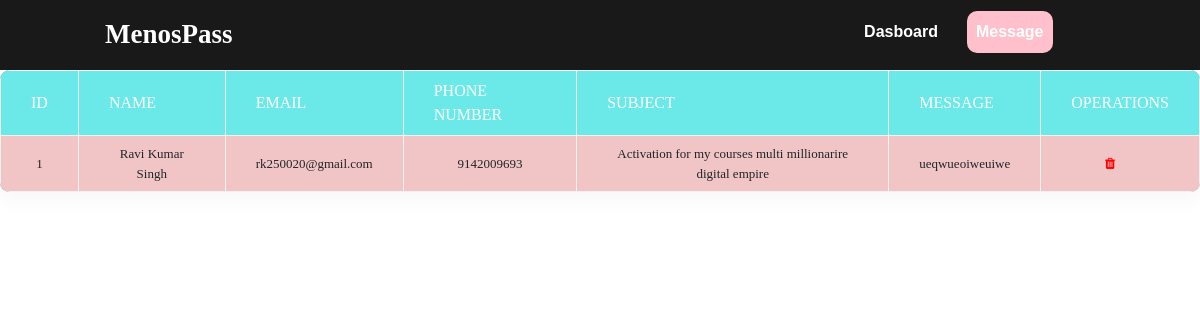
The app's page /admin/show_mess.php (signed in) with its own data.
### tables this page shows
CREATE TABLE `mess` (
  `id` int(11) NOT NULL,
  `name` varchar(250) NOT NULL,
  `email` varchar(250) NOT NULL,
  `number` varchar(25) NOT NULL,
  `subject` varchar(250) NOT NULL,
  `message` varchar(250) NOT NULL
);

### admin/show_mess.php (the view, shortened to what this page needs)
<?php
include "db_conn.php";
?>
<!DOCTYPE html>
<html lang="en">
<head>
    <link rel="stylesheet" type="text/css" href="../main.css">
    <link rel="stylesheet" href="https://use.fontawesome.com/releases/v5.6.3/css/all.css">
    <link rel="stylesheet" href="https://stackpath.bootstrapcdn.com/bootstrap/4.3.1/css/bootstrap.min.css">
    <link rel="stylesheet" href="https://cdnjs.cloudflare.com/ajax/libs/font-awesome/4.7.0/css/font-awesome.min.css" />
</head>
<body >
<nav class="nav_bar background h-nav-resp" style = "justify-content: flex-end;">
        <ul class="nav-list v-class-resp">
        <div class="logo">
          <p class="name" style = "margin-top: 30px;">MenosPass</p>
        </div>
            <li><a  href="admin.php">Dasboard</a></li>
            <li><a class = "active" href="show_mess.php">Message</a></li>
        </ul>
    </nav>
           <div class="table-responsive" style="border-collapse: collapse;
                                             background-color: rgb(255, 255, 255);
                                             box-shadow: 0 10px 20px 0 rgba(0, 0,0, .03);
                                             border-radius: 10px;
                                             background:url(bg.jpg);
                                             margin: auto;">
           <table >
              <thead>
               <tr>
               <th>id</th>
               <th>Name</th>
               <th>Email</th>
               <th>Phone number</th>
               <th>subject</th>
               <th>message</th>
               <th colspan="1">Operations</th>
               </tr>
              </thead>
                 <tbody>
                       <?php
                          $sql = "SELECT * FROM mess";
                          $query = mysqli_query($con , $sql);
                          while ($res = mysqli_fetch_array($query)){
                        ?>
                            <tr style = "background:#f1c5c5;" >
                            <td><?php echo $res['id'];?></td>
                            <td><?php echo $res['name'];?></td>
                            <td><?php echo $res['email'];?></td>
                            <td><?php echo $res['number'];?></td>
                            <td><?php echo $res['subject'];?></td>
                            <td><?php echo $res['message'];?></td>
                            <td><a  class = "delete" href="delete_msg.php?id=<?php echo $res['id'];?>" data-toggle="tooltip" data-placement="top" title="DELETE"> <i class = "fa fa-trash" aria-hidden = "true"></i>
                            </a></td>
                        </tr>
                    <?php
                      }
                       ?>
                </tbody>
           </table>
            </div>
</body>
</html>

### main.css (style rules this page uses)
* { margin: 0; padding: 0; font-family: 'Brush Script MT, Brush Script Std, cursive'; }
html { scroll-behavior: smooth; }
.logo { width: 15%; display: flex; justify-content: flex-start; align-items: center; padding-left: 10px; padding-right: 750px; }
.name { color: white; font-size: 27px; font-weight: 600; }
.nav_bar { display:flex; align-items: center; justify-content: center; position: sticky; top:0; cursor: pointer; }
.nav-list { display: flex; align-items: center; }
.nav-list li { list-style-type: none; padding-top: 10px; }
.nav-list li a { text-decoration: none; color: white; font-family: sans-serif; width: max-content; }
.background { height: 70px; background:rgb(26, 25, 25); background-size: cover; background-blend-mode: darken; }
table { border-collapse: collapse; background-color: #fff; box-shadow: 0 10px 20px 0 rgba(0, 0,0, .03); border-radius: 10px; margin: auto; }
th,td { border: 1px solid #f2f2f2; padding: 8px 30px; text-align: center; }
th { text-transform: uppercase; font-weight: 500; color:white; background: #6be9e9; }
td { font-size: 13px; }
.fa { font-size: 18px; }
a { color: #000000; font-weight: 700; background: #41e7e7b8; padding: 9px; margin-right: 20px; border-radius: 10px; }
.fa-trash { color: red; }
a { text-decoration: none; display: flex; justify-content: center; text-align: center; }

### admin/show_mess.php (style rules this page uses)
.nav-list li a.active { background:pink; }
.nav-list li a { background:none; }

### records on screen
mess: id "1", name "Ravi Kumar Singh", email "rk250020@gmail.com", number "9142009693", subject "Activation for my courses multi millionarire digital empire", message "ueqwueoiweuiwe"
